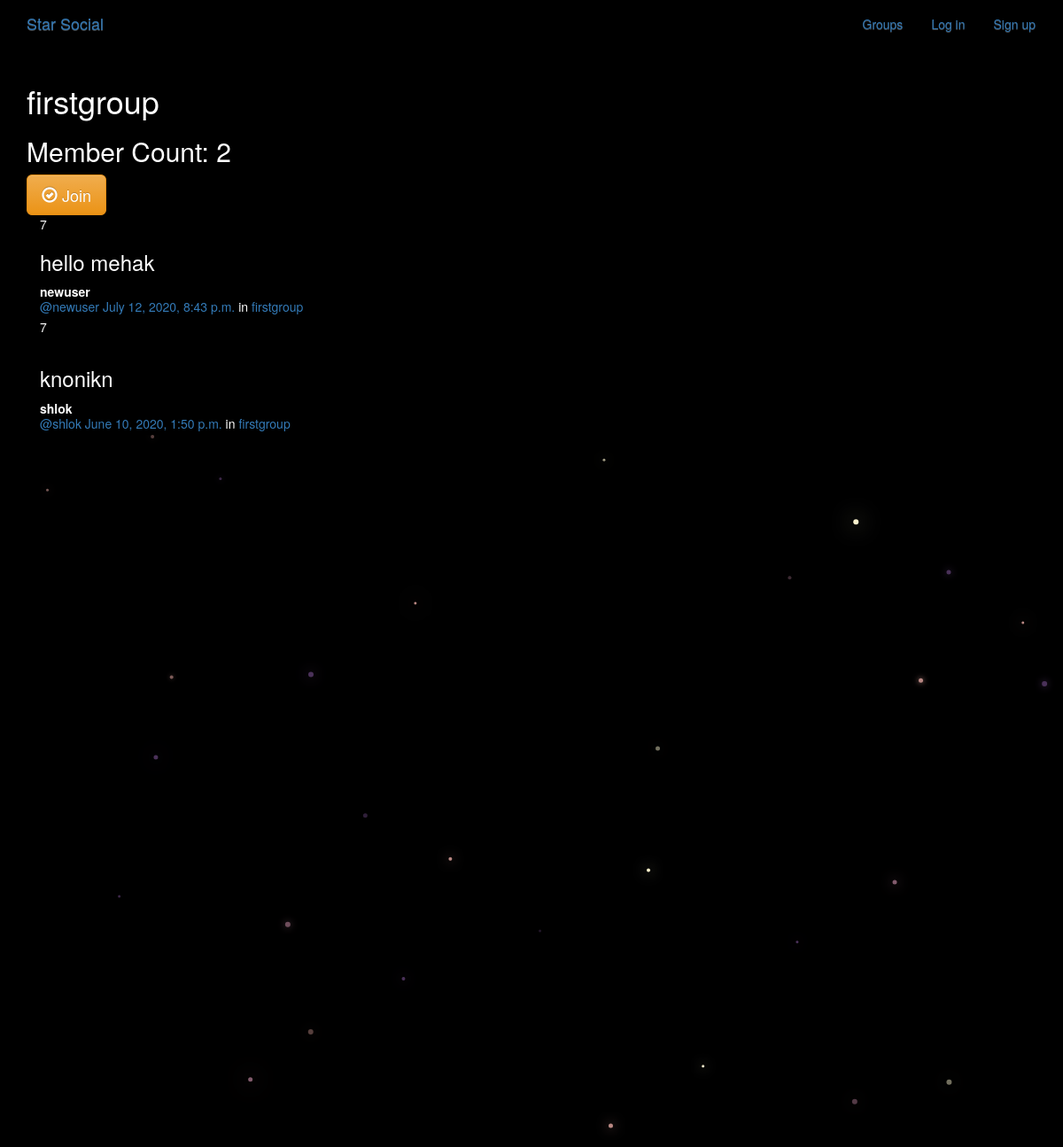
The page /groups/posts/in/firstgroup/ on the database its author committed.
### groups/models.py (models this page shows, shortened)
class Group(models.Model):
    name = models.CharField(max_length=255, unique=True)
    slug = models.SlugField(allow_unicode=True, unique=True)
    description = models.TextField(blank=True, default='')
    description_html = models.TextField(editable=False, default='', blank=True)
    members = models.ManyToManyField(User,through="GroupMember")
    class Meta:
        ordering = ["name"]

### posts/models.py (models this page shows, shortened)
class Post(models.Model):
    user = models.ForeignKey(User,on_delete=models.CASCADE, related_name="posts")
    created_at = models.DateTimeField(auto_now=True)
    message = models.TextField()
    message_html = models.TextField(editable=False)
    group = models.ForeignKey(Group,on_delete=models.CASCADE, related_name="posts",null=True, blank=True)
    class Meta:
        ordering = ["-created_at"]
        unique_together = ["user", "message"]

### groups/views.py (the view)
# urls.py: url(r"^posts/in/(?P<slug>[-\w]+)/$",views.SingleGroup.as_view(),name="single"),
class SingleGroup(generic.DetailView):
    model = Group

### groups/templates/groups/group_detail.html
{% extends "groups/group_base.html" %}
{% block pregroup %}
<h1>{{group.name}}</h1>
<h2> Member Count: {{group.members.count}}</h2>
  <div class="content">
				{% if user in group.members.all %}
					<a href="{% url 'groups:leave' slug=group.slug %}" class="btn btn-lg btn-fill btn-warning"><span class="glyphicon glyphicon-remove-circle"></span> Leave</a>
				{% else %}
					<a href="{% url 'groups:join' slug=group.slug %}" class="btn btn-lg btn-fill btn-warning"><span class="glyphicon glyphicon-ok-circle"></span> Join</a>
				{% endif %}
</div>
{% endblock %}
{% block group_content %}
<div class="col-md-8">
	{% if group.posts.count == 0 %}
	<h2>No posts in this group yet!</h2>
	{% else %}
		{% for post in group.posts.all %}7
			{% include "posts/_post.html" %}
		{% endfor %}
	{% endif %}
</div>
{% endblock %}

### groups/templates/groups/group_base.html (shortened to what this page needs)
{% extends "base.html" %}
{% block content %}
<div class="container">
  <div class="row">
    {% block pregroup %}{% endblock %}
    {% block group_content %}{% endblock %}
  </div>
</div>
{% endblock %}

### templates/base.html (shortened to what this page needs)
<!DOCTYPE html>
{% load static %}
<html>
  <head>
    <link rel="stylesheet" href="https://maxcdn.bootstrapcdn.com/bootstrap/3.3.7/css/bootstrap.min.css">
    <link rel="stylesheet" href="https://maxcdn.bootstrapcdn.com/bootstrap/3.3.7/css/bootstrap-theme.min.css">
    <link rel="stylesheet" href="{% static 'simplesocial/css/master.css'%}">
  </head>
  <body>
    <nav class="navbar  mynav" role="navigation" id="navbar">
    			<div class="container">
            <a class="navbar-brand mynav" href="{% url 'home' %}">Star Social</a>
    					<ul class="nav navbar-nav navbar-right">
    						{% if user.is_authenticated %}
                      <li><a href="{% url 'posts:create' %}" class="btn btn-simple">Post</a></li>
                      <li><a href="{% url 'groups:all' %}" class="btn btn-simple">Groups</a></li>
                      <li><a href="{% url 'groups:create' %}" class="btn btn-simple">Create Group</a></li>
                      <li><a href="{% url 'accounts:logout' %}" class="btn btn-simple">Log out</a></li>
    						{% else %}
    						      <li><a href="{% url 'groups:all' %}" class="btn btn-simple">Groups</a></li>
    						      <li><a href="{% url 'accounts:login' %}" class="btn btn-simple">Log in</a></li>
    						      <li><a href="{% url 'accounts:Signup' %}" class="btn btn-simple">Sign up</a></li>
    						{% endif %}
    					</ul>
    			</div>
    		</nav>
        <div class="container mycontent">
          {% block content %}
          {% endblock %}
        </div>
<canvas id="canvas"></canvas>
  </body>
</html>

### posts/templates/posts/_post.html (shortened to what this page needs)
<div class="post media">
	<h3>{{ post.message_html|safe }}</h3>
	<div class="media-body">
		<strong>{{ post.user.username }}</strong>
		<h5 class="media-heading">
			<span class="username"><a href="{% url 'posts:for_user' username=post.user.username %}">@{{ post.user.username }}</a></span>
			<time class="time"><a href="{% url 'posts:single' username=post.user.username pk=post.pk %}">{{ post.created_at }}</a></time>
			{% if post.group %}
			<span class="group-name">in <a href="#">{{ post.group.name }}</a></span>
			{% endif %}
		</h5>
	</div>
</div>

### static/simplesocial/css/master.css (style rules this page uses)
body { margin: 0; overflow: hidden; background-color: black; color:white; }

### rows shown on the page
Group: name "firstgroup", members.count "2"
Post: message_html "hello mehak", user.username "newuser", created_at "July 12, 2020, 8:43 p.m.", group.name "firstgroup"
Post: message_html "knonikn", user.username "shlok", created_at "June 10, 2020, 1:50 p.m.", group.name "firstgroup"
